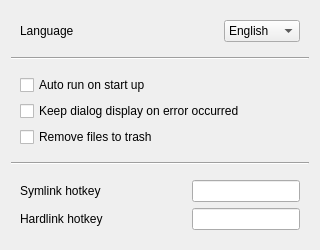
<?xml version="1.0" encoding="UTF-8"?>
<ui version="4.0">
 <class>SettingsDialog</class>
 <widget class="QDialog" name="SettingsDialog">
  <property name="geometry">
   <rect>
    <x>0</x>
    <y>0</y>
    <width>320</width>
    <height>250</height>
   </rect>
  </property>
  <property name="font">
   <font>
    <stylestrategy>PreferAntialias</stylestrategy>
   </font>
  </property>
  <property name="focusPolicy">
   <enum>Qt::ClickFocus</enum>
  </property>
  <property name="windowTitle">
   <string>SettingsDialog</string>
  </property>
  <layout class="QVBoxLayout" name="verticalLayout_3">
   <item>
    <widget class="QWidget" name="widget" native="true">
     <property name="focusPolicy">
      <enum>Qt::ClickFocus</enum>
     </property>
     <layout class="QHBoxLayout" name="horizontalLayout_3">
      <item>
       <widget class="QLabel" name="languageText">
        <property name="focusPolicy">
         <enum>Qt::ClickFocus</enum>
        </property>
        <property name="text">
         <string>Language</string>
        </property>
       </widget>
      </item>
      <item>
       <spacer name="horizontalSpacer">
        <property name="orientation">
         <enum>Qt::Horizontal</enum>
        </property>
        <property name="sizeHint" stdset="0">
         <size>
          <width>142</width>
          <height>20</height>
         </size>
        </property>
       </spacer>
      </item>
      <item>
       <widget class="QComboBox" name="languageComboBox">
        <property name="focusPolicy">
         <enum>Qt::StrongFocus</enum>
        </property>
        <item>
         <property name="text">
          <string>English</string>
         </property>
        </item>
        <item>
         <property name="text">
          <string>Chinese</string>
         </property>
        </item>
       </widget>
      </item>
     </layout>
    </widget>
   </item>
   <item>
    <widget class="Line" name="line">
     <property name="focusPolicy">
      <enum>Qt::ClickFocus</enum>
     </property>
     <property name="orientation">
      <enum>Qt::Horizontal</enum>
     </property>
    </widget>
   </item>
   <item>
    <widget class="QWidget" name="widget_2" native="true">
     <property name="focusPolicy">
      <enum>Qt::ClickFocus</enum>
     </property>
     <layout class="QVBoxLayout" name="verticalLayout_2">
      <item>
       <widget class="QCheckBox" name="autoRunOnStartUpCb">
        <property name="text">
         <string>Auto run on start up</string>
        </property>
       </widget>
      </item>
      <item>
       <widget class="QCheckBox" name="keepDialogOnErrorOccurredCb">
        <property name="text">
         <string>Keep dialog display on error occurred</string>
        </property>
       </widget>
      </item>
      <item>
       <widget class="QCheckBox" name="removeToTrashCb">
        <property name="text">
         <string>Remove files to trash</string>
        </property>
       </widget>
      </item>
     </layout>
    </widget>
   </item>
   <item>
    <widget class="Line" name="line_2">
     <property name="focusPolicy">
      <enum>Qt::ClickFocus</enum>
     </property>
     <property name="orientation">
      <enum>Qt::Horizontal</enum>
     </property>
    </widget>
   </item>
   <item>
    <widget class="QWidget" name="widget_3" native="true">
     <property name="focusPolicy">
      <enum>Qt::ClickFocus</enum>
     </property>
     <layout class="QVBoxLayout" name="verticalLayout">
      <item>
       <widget class="QWidget" name="widget_4" native="true">
        <property name="focusPolicy">
         <enum>Qt::ClickFocus</enum>
        </property>
        <layout class="QHBoxLayout" name="horizontalLayout_2">
         <property name="leftMargin">
          <number>0</number>
         </property>
         <property name="topMargin">
          <number>0</number>
         </property>
         <property name="rightMargin">
          <number>0</number>
         </property>
         <property name="bottomMargin">
          <number>0</number>
         </property>
         <item>
          <widget class="QLabel" name="symlinkHotkeyText">
           <property name="focusPolicy">
            <enum>Qt::ClickFocus</enum>
           </property>
           <property name="text">
            <string>Symlink hotkey</string>
           </property>
          </widget>
         </item>
         <item>
          <spacer name="horizontalSpacer_2">
           <property name="orientation">
            <enum>Qt::Horizontal</enum>
           </property>
           <property name="sizeHint" stdset="0">
            <size>
             <width>50</width>
             <height>20</height>
            </size>
           </property>
          </spacer>
         </item>
         <item>
          <widget class="KeyCombinationInputer" name="symlinkHotkeyInputer"/>
         </item>
        </layout>
       </widget>
      </item>
      <item>
       <widget class="QWidget" name="widget_5" native="true">
        <property name="focusPolicy">
         <enum>Qt::ClickFocus</enum>
        </property>
        <layout class="QHBoxLayout" name="horizontalLayout">
         <property name="leftMargin">
          <number>0</number>
         </property>
         <property name="topMargin">
          <number>0</number>
         </property>
         <property name="rightMargin">
          <number>0</number>
         </property>
         <property name="bottomMargin">
          <number>0</number>
         </property>
         <item>
          <widget class="QLabel" name="hardlinkHotkeyText">
           <property name="focusPolicy">
            <enum>Qt::ClickFocus</enum>
           </property>
           <property name="text">
            <string>Hardlink hotkey</string>
           </property>
          </widget>
         </item>
         <item>
          <spacer name="horizontalSpacer_3">
           <property name="orientation">
            <enum>Qt::Horizontal</enum>
           </property>
           <property name="sizeHint" stdset="0">
            <size>
             <width>46</width>
             <height>20</height>
            </size>
           </property>
          </spacer>
         </item>
         <item>
          <widget class="KeyCombinationInputer" name="hardlinkHotkeyInputer"/>
         </item>
        </layout>
       </widget>
      </item>
     </layout>
    </widget>
   </item>
  </layout>
 </widget>
 <customwidgets>
  <customwidget>
   <class>KeyCombinationInputer</class>
   <extends>QLineEdit</extends>
   <header>keycombination_inputer.h</header>
  </customwidget>
 </customwidgets>
 <resources/>
 <connections/>
</ui>
